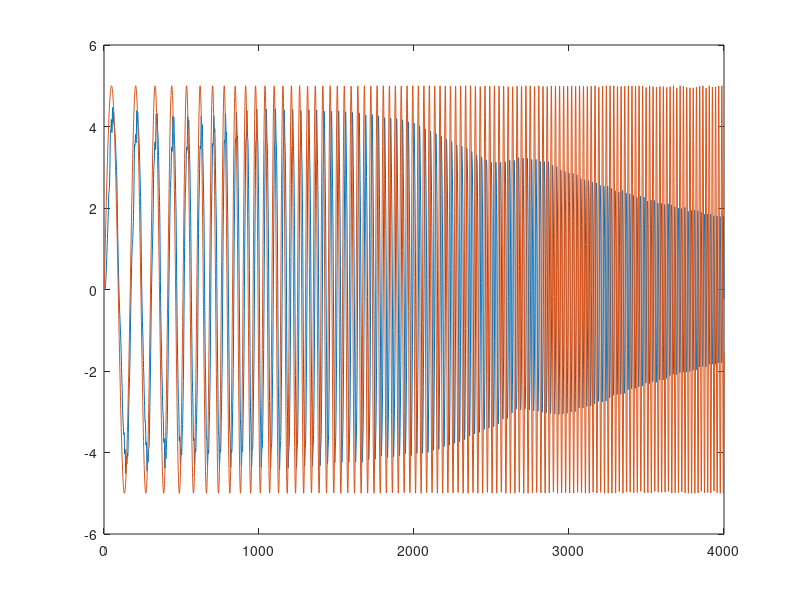
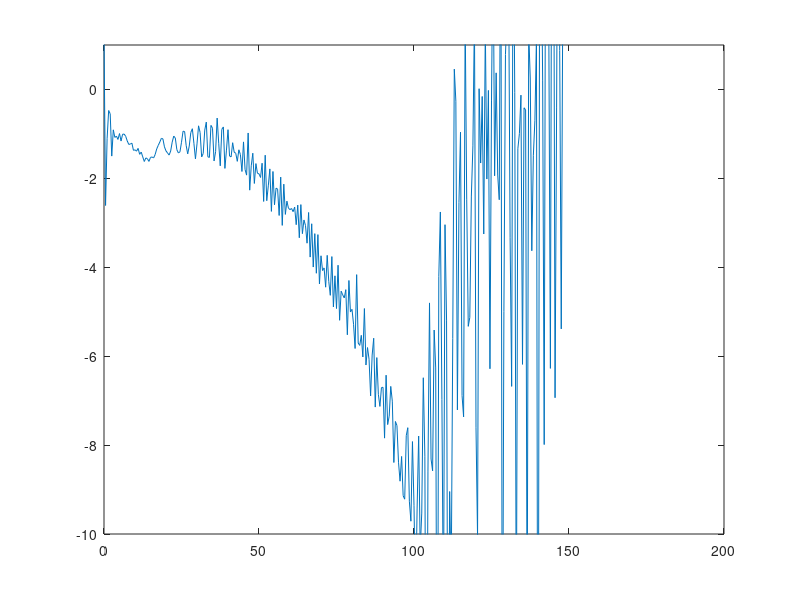
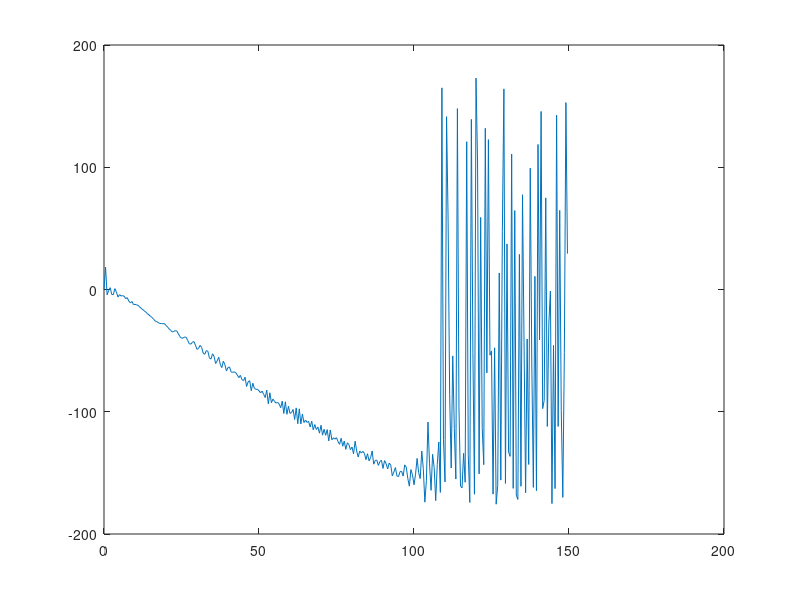

Here is the MATLAB script that generated these plots, in order:
    current_iq = importdata("output_actual_velocity_2.csv");

    y = current_iq(1, 1:1:4000);
    x = 1:1:4000;
    
    % 创建图形窗口
    figure;
     plot(x,y); 

current_iq_setpoint = importdata("output_set_velocity_2.csv");
    z = current_iq_setpoint(1, 1:1:4000);
    
    % 创建图形窗口
    hold on 
     plot(x,z); 

 Fs = 2000;               % 采样频率（Hz）
T = 2;                   % 总时间（秒）
f_start = 100;            % 起始频率（Hz）
f_end = 1000;             % 结束频率（Hz）
t = 0/Fs:1/Fs:T-1/Fs;       % 时间向量

 k = (f_end - f_start) / T;
f = f_start + 1/2*k * t;
sweep_signal_0 = sin(2 * pi * f .* t);
hold on
% plot(x,sweep_signal_0); 
% 
% k = (f_end - f_start) / T;
phase = 0;
sweep_signal = zeros(1, 4000); % 初始化信号数组
t = 0:1/Fs:T-1/Fs;       % 时间向量
for i=0:1:3999
    f = f_start + k * (i * (1/Fs)) + 1/2*k*(1/Fs) ; % 计算当前频率
    phase = phase + 2 * pi * f * (1/Fs); % 更新相位
    if phase > 2 * pi
        phase = phase - 2 * pi; % 确保相位在0到2*pi的范围内
    end
    
 sweep_signal(i+1) = sin(phase); % 计算正弦值并赋值给sweep_signal
end    


hold on
 %plot(x,sweep_signal); 

N = 4000;
frequencies = (0:N/2 -1) * (Fs / N);

inputFFT = fft(z, N);
outputFFT = fft(y, N);
H = outputFFT ./ inputFFT;
magnitudeResponse = abs(H);
angle_response_in = angle(inputFFT);
angle_response_out = angle(outputFFT);
angle_response = angle_response_out - angle_response_in;
for i=1:1:1000
if angle_response(i) > pi
    angle_response(i) = angle_response(i) - 2*pi;
end
end

figure
 plot(frequencies(1:1:300),20*log10(magnitudeResponse(1:1:300))); 
 ylim([-10,1])
figure
plot(frequencies(1:1:300), 180*angle_response(1:1:300)/pi);

